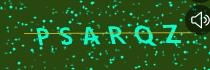
#> input picture Image.jpg, 210 x 70 px
$ python imgCaptcha.py
#> lines starting #> are read from the running program, lines starting #| are printed output that depends on the picture; after the words box and inside, x2 and y2 are one past the last pixel; in counts of white or black regions, pixels touching at a corner belong together
import pytesseract
from PIL import Image
import cv2
import numpy as np
# Tesseract OCR의 실행 파일 경로를 직접 지정합니다.
pytesseract.pytesseract.tesseract_cmd = r"C:\Program Files\Tesseract-OCR\tesseract.exe"

# 이미지 파일의 경로를 지정합니다.
image_path = "Image.jpg"
image=cv2.imread(image_path)
#> image is the input picture: shape (70, 210, 3); mean B, G, R 34.6, 89.9, 39.1
image = cv2.cvtColor(image, cv2.COLOR_BGR2GRAY)
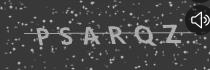
#> image: shape (70, 210); min 18, max 253, mean 68.4
image = cv2.adaptiveThreshold(image, 255, cv2.ADAPTIVE_THRESH_GAUSSIAN_C, cv2.THRESH_BINARY, 91, 1)
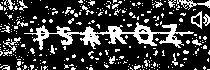
#> image: shape (70, 210); 23.4% white; 303 white regions (281 under 20 px), largest, box (x1, y1, x2, y2) and area: (24, 22, 194, 50) 1407, (176, 0, 210, 10) 124, (191, 11, 202, 29) 79
kernel = cv2.getStructuringElement(cv2.MORPH_RECT, (3, 3))
image = cv2.morphologyEx(image, cv2.MORPH_OPEN, kernel, iterations=1)
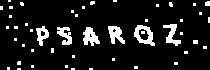
#> image: shape (70, 210); 10.4% white; 48 white regions (40 under 20 px)

cnts = cv2.findContours(image, cv2.RETR_EXTERNAL, cv2.CHAIN_APPROX_SIMPLE)
#> cnts = 47 contours, 41 with area under 20; largest, box (x1, y1, x2, y2) and area: (134, 25, 155, 46) 264, (83, 27, 100, 46) 168, (108, 26, 125, 44) 159, (163, 24, 181, 46) 133, (36, 26, 49, 46) 129, (57, 27, 72, 45) 117
cnts = cnts[0] if len(cnts) == 2 else cnts[1]
for c in cnts:
    area = cv2.contourArea(c)
    if area < 50:
        cv2.drawContours(image, [c], -1, (0, 0, 0), -1)
#> this loop made 47 passes
#> area on passes 21, 22, 23, 24, 27, 28: 167.5, 117, 159, 129, 264.5, 133
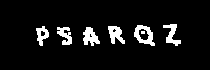
#> image: shape (70, 210); 7.4% white; 7 white regions (1 under 20 px), largest, box (x1, y1, x2, y2) and area: (134, 25, 155, 46) 220, (83, 27, 100, 46) 198, (108, 26, 125, 44) 186, (163, 24, 181, 46) 174, (57, 27, 72, 45) 161, (36, 26, 49, 46) 139
kernel2 = np.array([[-1, -1, -1], [-1, 9, -1], [-1, -1, -1]])
image = cv2.filter2D(image, -1, kernel2)
result = 255 - image
#> (the run stopped early here; a loop or call above may not have finished)
